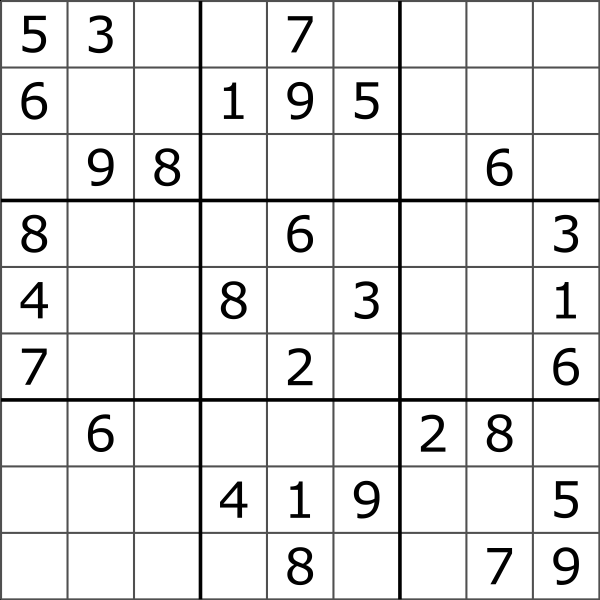
#> input picture Artificial intelligence/Sudoku optical character recognition/sudoku.png, 1200 x 1200 px (shown at 1/2 size)
$ python -i ImageProcessing.py   (imports and definitions only)
#> lines starting #> are read from the running program, lines starting #| are printed output that depends on the picture; after the words box and inside, x2 and y2 are one past the last pixel; in counts of white or black regions, pixels touching at a corner belong together
import cv2
import numpy as np
import imageio


# Simulate the square of the puzzle inside the photo
def rectify(h):
    h = h.reshape((4, 2))
    newBlob = np.zeros((4, 2), dtype=np.float32)

    add = h.sum(1)
    newBlob[0] = h[np.argmin(add)]
    newBlob[2] = h[np.argmax(add)]

    diff = np.diff(h, axis=1)
    newBlob[1] = h[np.argmin(diff)]
    newBlob[3] = h[np.argmax(diff)]

    return newBlob


# Conventional preprocess
# Invert pixels, apply gaussian blur and thresholding for better segmentation
#   of binary image
def imagePreProcessing(imagePath, base_path=""):
#> called with imagePath = 'sudoku.png', base_path = ''
    img_path = base_path + str(imagePath)
    img = cv2.imread(img_path)
#> img is the input picture: shape (1200, 1200, 3); min 0, max 255, mean 231.9
    gray = cv2.cvtColor(img, cv2.COLOR_BGR2GRAY)
    gray = cv2.GaussianBlur(gray, (5, 5), 0)
    thresh = cv2.adaptiveThreshold(gray, 255, 1, 1, 11, 2)
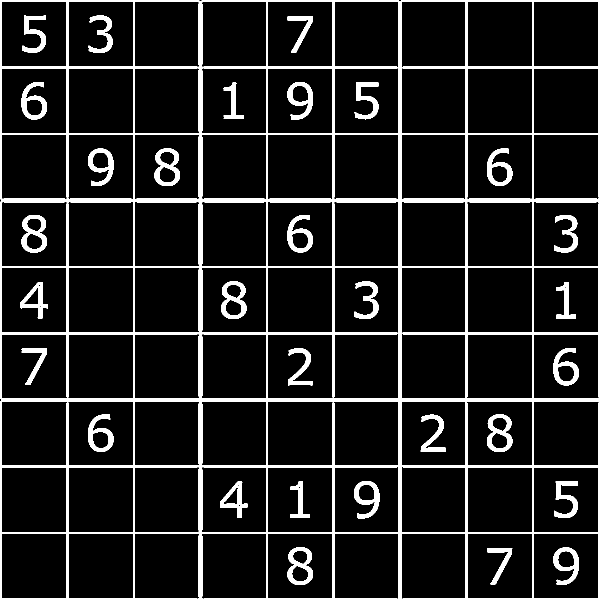
#> thresh: shape (1200, 1200) (shown at 1/2 size); 10.5% white; 31 white regions
    return gray, thresh


# Extract the puzzle after preprocessing the image And applying contour detection using 'Suzuki, S. and Abe, K.,
# Topological Structural Analysis of Digitized Binary Images by Border Following. CVGIP 30 1, pp 32-46 (1985)'
# Then, the algorithm tries to find the largest square inside the photo That matches the sudoku pattern lines
def findPuzzle(imagePath):
    gray, thresh = imagePreProcessing(imagePath)
    contours, hierarchy = cv2.findContours(thresh, cv2.RETR_TREE, cv2.CHAIN_APPROX_SIMPLE)
#> contours = 140 contours, 7 with area under 20; largest, box (x1, y1, x2, y2) and area: (0, 0, 1200, 1200) 1437528, (1067, 1067, 1198, 1198) 16898, (934, 1067, 1065, 1198) 16898, (535, 1067, 666, 1198) 16898, (136, 1067, 267, 1198) 16898

    # Extract the biggest puzzle inside the photo
    biggest = None
    maxArea = 0
    for i in contours:
        area = cv2.contourArea(i)
        if area > 100:
            peri = cv2.arcLength(i, True)
            approx = cv2.approxPolyDP(i, 0.02 * peri, True)
            if area > maxArea and len(approx) == 4:
                biggest = approx
                maxArea = area
#> this loop made 140 passes
#> (area, peri, biggest, maxArea) on pass 1: (1437527.5, 4810.7, [[0, 0], [0, 1199], [1199, 1199], [1199, 1]], 1437527.5)
#> (area, peri, approx) on passes 2, 5, 7, 11, 12, 13: (16898, 517.7, [[1067, 1068], [1196, 1067], [1197, 1196], [1068, 1197]]), (16898, 517.7, [[934, 1068], [1063, 1067], [1064, 1196], [935, 1197]]), (16898, 517.7, [[535, 1068], [664, 1067], [665, 1196], [536, 1197]]), (16898, 517.7, [[136, 1068], [265, 1067], [266, 1196], [137, 1197]]), (16898, 517.7, [[3, 1068], [132, 1067], [133, 1196], [4, 1197]]), (16771, 517.3, [[804, 1066], [931, 1068], [930, 1197], [802, 1196]])
#> after the loop, maxArea = 1437527.5
    # If the biggest square was found
    if biggest is not None:
        biggest = rectify(biggest)
#> in rectify, `h = h.reshape((4, 2))`: h = [[0, 0], [0, 1199], [1199, 1199], [1199, 1]]
#> in rectify, `add = h.sum(1)`: add = [0, 1199, 2398, 1200]
#> in rectify, `diff = np.diff(h, axis=1)`: diff = [0, 1199, 0, -1198]
#> biggest = [[0, 0], [1199, 1], [1199, 1199], [0, 1199]]
        h = np.array([[0, 0], [449, 0], [449, 449], [0, 449]], np.float32)
        retval = cv2.getPerspectiveTransform(biggest, h)
#> retval = [[0.374, 0, 0], [-0.000312, 0.374, 0], [-6.96e-07, 0, 1]]
        warp = cv2.warpPerspective(gray, retval, (450, 450))
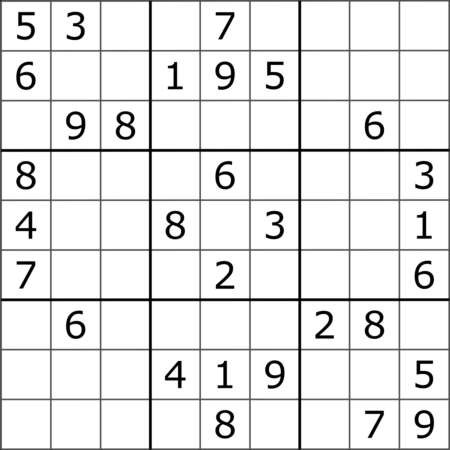
#> warp: shape (450, 450); min 0, max 255, mean 231.5
        return warp


# Store pixels' values inside a "bitmap" dictionary
# This dictionary will be used further for new digit image creation
def splitSudokuCells(imagePath):
    dictionary = {}
    warp = findPuzzle(imagePath)

    # Init
    arr = np.split(warp, 9)
#> arr = 9 items
    for i in range(9):
        dictionary[i] = {}
        for j in range(9):
            dictionary[i][j] = []

    for i in range(9):
        for j in range(9):
            for a in range(len(arr[i])):
                cells = np.split(arr[i][a], 9)
                dictionary[i][j].append(np.array(cells[j]))

            dictionary[i][j] = np.array(dictionary[i][j])
#> after the loop, dictionary = 9 items
    return dictionary


# Invert each pixel
def invertImage(image, name):
    image = (255 - image)
    cv2.imwrite(name, image)


# Preprocess each digit from the photo
# And store them in a temp folder
def writeCellsToFolder(imagePath):
    dictionary = splitSudokuCells(imagePath)
#> dictionary = 9 items
    for i in range(9):
        for j in range(9):
            imageio.imwrite("processedDigits/" + str(i) + str(j) + '.jpg', dictionary[i][j])
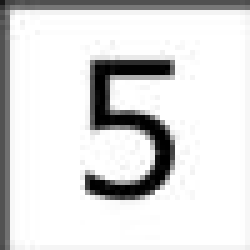
#> saved as 00.jpg: shape (50, 50) (shown 5 times larger); min 0, max 255, mean 220
            processedImage = imagePreProcessing(str(i) + str(j) + '.jpg', 'processedDigits/')[1]
#> call 2 of imagePreProcessing, with imagePath = '00.jpg', base_path = 'processedDigits/'
#> in imagePreProcessing (call 2), `gray = cv2.GaussianBlur(gray, (5, 5), 0)`:
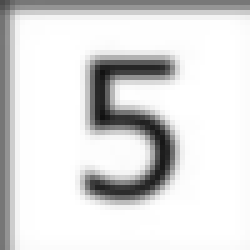
#> gray: shape (50, 50) (shown 5 times larger); min 17, max 255, mean 220.8
#> in imagePreProcessing (call 2), `thresh = cv2.adaptiveThreshold(gray, 255, 1, 1, 11, 2)`:
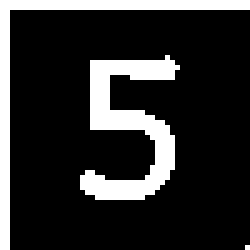
#> thresh: shape (50, 50) (shown 5 times larger); 18% white; 3 white regions (1 under 20 px), largest, box (x1, y1, x2, y2) and area: (16, 11, 36, 40) 253, (0, 0, 50, 50) 196
            imageio.imwrite("processedDigits/" + str(i) + str(j) + '.jpg', processedImage)
            image = cv2.imread("processedDigits/" + str(i) + str(j) + '.jpg')
#> image: shape (50, 50, 3); min 0, max 255, mean 46.4
            grayImage = cv2.cvtColor(image, cv2.COLOR_BGR2GRAY)
            invertImage(grayImage, "processedDigits/" + str(i) + str(j) + '.jpg')
#> in invertImage, `image = (255 - image)`:
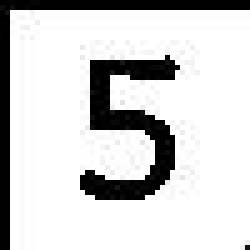
#> image: shape (50, 50) (shown 5 times larger); min 0, max 255, mean 208.6

>>> result = writeCellsToFolder('sudoku.png')
